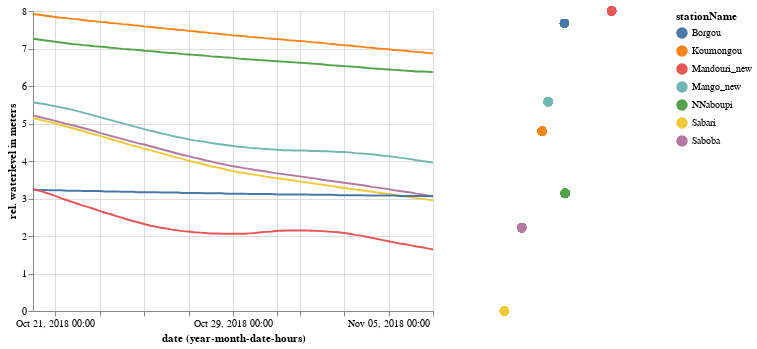

The cell this chart's notebook holds for it:
### Code cell
# GeoDataFrame could be passed as usual pd.DataFrame
brush = alt.selection_single(encodings=["y"], on="mouseover", empty='none', nearest=True)

alt.hconcat(
    alt.Chart().mark_line().encode(
        x='yearmonthdatehours(date):T',
        y=alt.Y('value:Q', axis=alt.Axis(title='rel. waterlevel in meters')),
        color='stationName'
        ).add_selection(
            brush
        ).properties(
            width=400,
            height=300
        ),
    alt.Chart().mark_geoshape().project().encode(
        color = alt.condition(
            predicate = brush,
            if_true = alt.value('lightgray'),
            if_false = alt.Color('stationName')
        ),
        tooltip='shortName'
        ).properties(
            width=200,
            height=300
        ),
    data=data_locs
)
